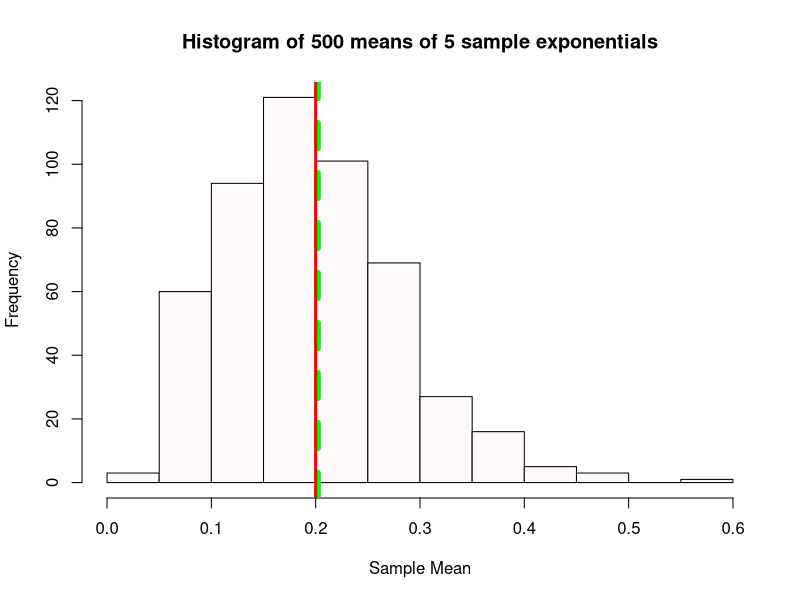
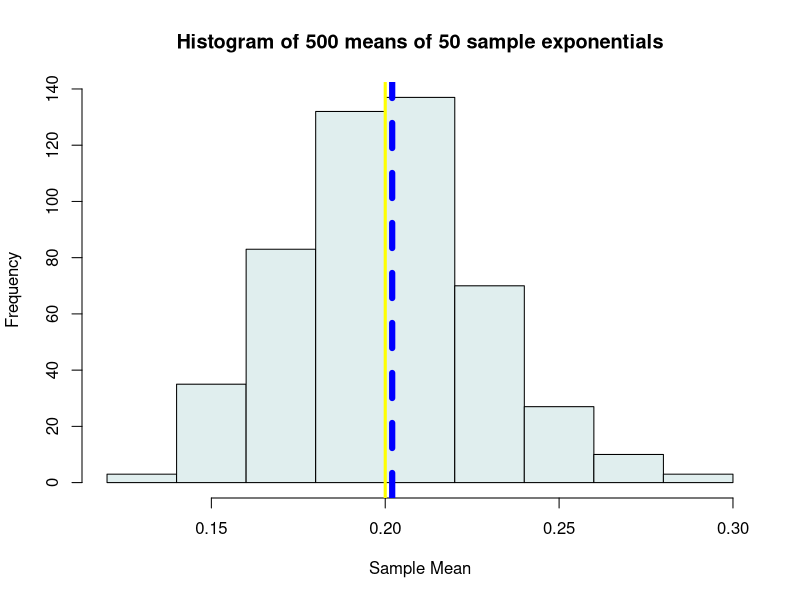
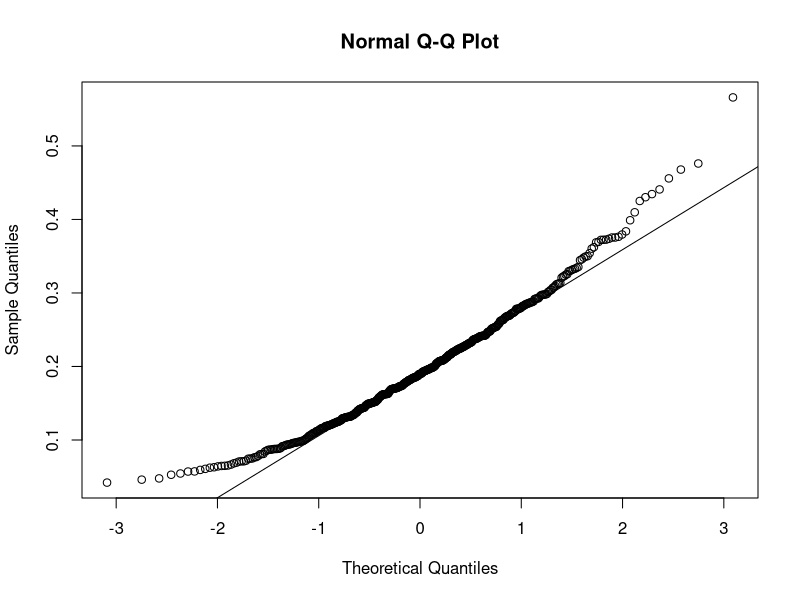
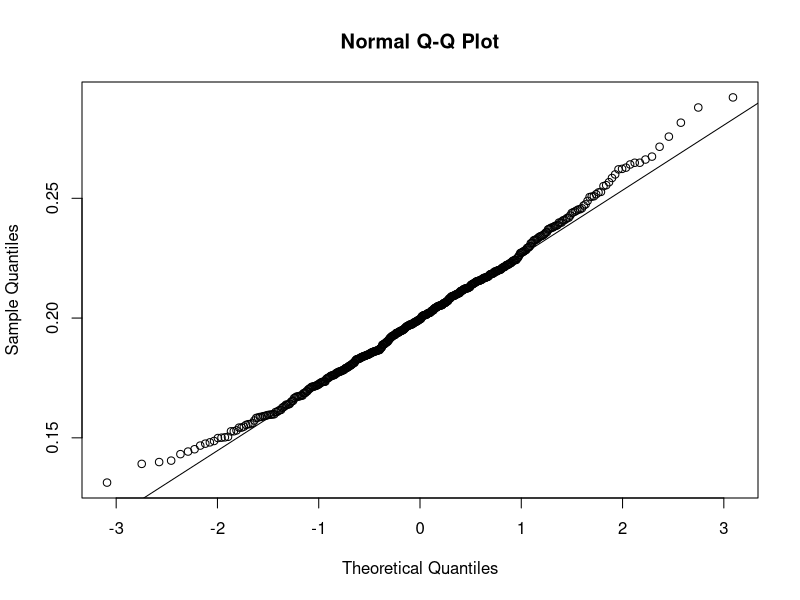

R code for these plots, in order:
## ---- chunk 1
knitr::opts_chunk$set(echo = TRUE)
## ---- chunk 2
library(ggplot2)
a <- 0
b <- 5
sample_size <- 500
numList <- runif(sample_size, min = a, max = b)
## ---- chunk 3
number_trials <- 15
p <- 0.2
rbinom(sample_size, size = number_trials, prob = p)
## ---- chunk 4
lambda <- 5
rexp(sample_size, rate = lambda)
## ---- chunk 5
mu <- 2
rpois(sample_size, mu)
## ---- chunk 6
storedData = rep(NA, sample_size)
for (i in 1:sample_size){
  storedData[i] = i
  print(storedData[i])
}
## ---- chunk 7
# if the sample size is 5
n <- 5
simulatedData5 <- matrix(rexp(n*sample_size, lambda), nrow=sample_size, ncol=n)
simMeans5 <- apply(simulatedData5, 1, mean)
sampleMean5 <- round(mean(simMeans5),3);
paste0("sampleMean for n = 5: " , sampleMean5)
theoreticalMean5 <- round(1/lambda,3);
paste0("theoreticalMean for n = 5: ", theoreticalMean5)


# if the sample size is 50
m <- 50
simulatedData50 <- matrix(rexp(m*sample_size, lambda), nrow=sample_size, ncol=m)
simMeans50 <- apply(simulatedData50, 1, mean)
sampleMean50 <- round(mean(simMeans50),3);
paste0("sampleMean for n = 50: " , sampleMean50)
theoreticalMean50 <- round(1/lambda,3);
paste0("theoreticalMean for n = 50: ", theoreticalMean50)
## ---- chunk 8
## if the sample size is 5
simulatedData5 <- matrix(rexp(n*sample_size, lambda), nrow=sample_size, ncol=n)
simMeans5 <- apply(simulatedData5, 1, mean)
sampleVar5 <- round(var(simMeans5), 3)
paste0("sampleVariance for n = 5: ", sampleVar5)
theoretcalVar5 <- round((1/lambda)^2/n,3);
paste0("theoreticalVariance for n = 5: ", theoretcalVar5)

## if the sample size is 50 
simulatedData50 <- matrix(rexp(m*sample_size, lambda), nrow=sample_size, ncol=m)
simMeans50 <- apply(simulatedData50, 1, mean)
sampleVar50 <- round(var(simMeans50), 3)
paste0("sampleVariance for n = 50: ", sampleVar50)
theoretcalVar50 <- round((1/lambda)^2/n,3);
paste0("theoreticalVariance for n = 50: ", theoretcalVar50)
## ---- chunk 9
hist(simMeans5, col="snow", main="Histogram of 500 means of 5 sample exponentials", xlab="Sample Mean", ylab="Frequency")
abline(v=sampleMean5, col="green", lwd=6, lty=2)
abline(v=theoreticalMean5, col="red", lwd=3)

hist(simMeans50, col="azure2", main="Histogram of 500 means of 50 sample exponentials", xlab="Sample Mean", ylab="Frequency");
abline(v=sampleMean50, col="blue", lwd=6, lty=2)
abline(v=theoreticalMean50, col="yellow", lwd=3)
## ---- chunk 10
qqnorm(simMeans5)
qqline(simMeans5)

qqnorm(simMeans50)
qqline(simMeans50)
